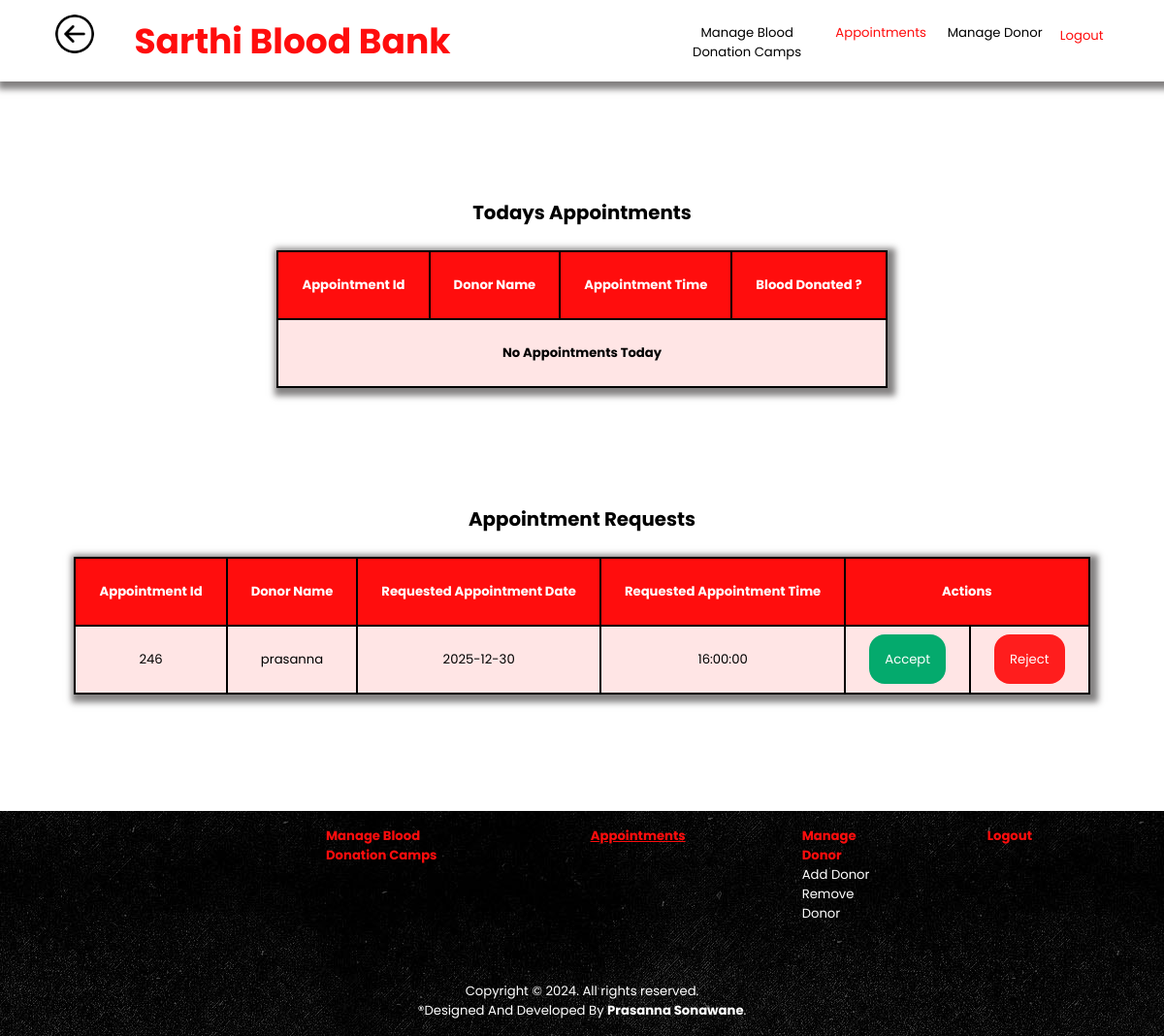
Screenshot of /admin_manage_appointments.php (signed in) with the database file from the repository.
### tables this page shows
CREATE TABLE `appointments` (`appointment_id` INT NOT NULL , `appointment_date` DATE NOT NULL ,`appointment_time` TIME NOT NULL,`donor_id` INT NOT NULL , `donor_name` VARCHAR(100) NOT NULL , `status` VARCHAR(50) NOT NULL ,`donated` VARCHAR(10)NOT NULL,`appointment_request_time` TIMESTAMP NOT NULL, PRIMARY KEY (`appointment_id`));

### admin_manage_appointments.php (the view, shortened to what this page needs)
<!DOCTYPE html>
<html lang="en">
    <head>
        <link rel="stylesheet" type="text/css" href="css/style.css">
        <link rel="stylesheet" type="text/css" href="css/tables.css">
        <link rel="stylesheet" type="text/css" href="css/admin.css">
        <link rel="stylesheet" type="text/css" href="css/footer.css">
    </head>
    <body>
        <header>
            <?php
            include "admin_header.php";
            ?>
        </header>
        <main>
            <table id='Appointments_today'>
            <caption>
                <h2>Todays Appointments</h2>
            </caption>
            <thead>
                <tr>
                    <th>Appointment Id</th>
                    <th>Donor Name</th>
                    <th>Appointment Time</th>
                    <th colspan="2">Blood Donated ?</th>
                </tr>
            </thead>
            <tbody>
                    <?php
                    include 'db_connection.php';
                    try {
                        $status='Approved';
                        $date= date('y-m-d');
                        $donated = 'Pending';
                        $q = "SELECT * FROM `appointments` WHERE `status`='$status' AND `appointment_date`='$date' AND `donated`='$donated'";
                        $res = $conn->query($q);
                        $cnt=$res->rowCount();
                        if($cnt!=0){
                            while ($row = $res->fetch()) {
                                echo"<tr>
                                <td>" . $row['appointment_id'] . "</td>
                                <td>" . $row['donor_name'] . "</td>
                                <td>" . $row['appointment_time'] . "</td>
                                <td><a href='admin_appointment_success.php?id=" . $row['appointment_id'] . "' class='edit'>Success</a></td> <td>
                                <a href='admin_appointment_failure.php?id=" . $row['appointment_id'] . "' class='remove'>Failure</a></td>
                                </tr>
                                ";
                            }
                        }
                        else{
                            echo "<tr>
                            <td colspan='4'>
                            <strong>No Appointments Today</strong>
                            </td></tr>";
                        }
                    } catch (PDOException $e) {
                        echo $e->getMessage();
                    }
                    ?>
                </tbody>
            </table>
            <table id="Appointments">
                <caption>
                    <h2>Appointment Requests</h2>
                </caption>
                <thead>
                    <tr>
                        <th>Appointment Id</th>
                        <th>Donor Name</th>
                        <th>Requested Appointment Date</th>
                        <th>Requested Appointment Time</th>
                        <th colspan="2">Actions</th>
                    </tr>
                </thead>
                <tbody>
                    <?php
                    try {
                        $status='Pending';
                        $q = "SELECT * FROM `appointments` WHERE `status`='$status'";
                        $res = $conn->query($q);
                        $cnt=$res->rowCount();
                        if($cnt!=0){
                        while ($row = $res->fetch()) {
                            echo "
                            <tr>
                            <td>" . $row['appointment_id'] . "</td>
                                <td>" . $row['donor_name'] . "</td>
                                <td>" . $row['appointment_date'] . "</td>
                                <td>" . $row['appointment_time'] . "</td>
                            <td>
                                <a href='admin_accept_appointment.php?id=" . $row['appointment_id'] . "' class='edit'>Accept</a></td><td>
                                <a href='admin_reject_appointment.php?id=" . $row['appointment_id'] . "' class='remove'>Reject</a>
                                </td>
                            </tr>";
                        }
                    }
                    else{
                        echo "<tr>
                        <td colspan='5'>
                        <strong>No Requests for Appointments </strong>
                        </td></tr>";
                    }
                    } catch (PDOException $e) {
                        echo $e->getMessage();
                    }
                    ?>
                </tbody>
            </table>
        </main>
        <footer>
            <?php
            include "admin_footer.php";
            ?>
        </footer>
    </body>
</html>

### css/style.css (style rules this page uses)
:root { --color: rgb(255, 13, 13); --border: 0.3vh solid black; --shadow: #221f1f8f 0.4vh 0.4vh 0.8vh 0.6vh; }
* { padding: 0; margin: 0; scroll-behavior: smooth; scroll-padding: 19vh; box-sizing: border-box; }
body { font-size: 1.1vw; font-family: Poppins, Poppin, sans-serif; min-height: 100%; min-width: 100%; text-align: center; }
header { background-color: white; min-width: 100%; min-height: 10vh; box-shadow: var(--shadow); display: flex; flex-direction: row; justify-content: space-around; align-items: center; margin-bottom: 5vh; z-index: 100; }
main { height: max-content; animation: bodytransition 1s; }
footer { background-image: url(../assets/images/footer_bg.jpg); color: white; padding: 2vh; height: fit-content; }

### css/tables.css (style rules this page uses)
table { animation:bounce 1s ; border: var(--border); border-collapse: collapse; margin: 15vh auto; text-align: center; box-shadow: var(--shadow); }
caption { padding-bottom: 3vh; }
thead { background-color: var(--color); color: white; }
tbody { background-color:rgb(255, 229, 229); }
th, td { border: var(--border); padding: 3vh; }

### css/admin.css (style rules this page uses)
.edit { text-decoration: none; color:white; background-color: #04AA6D; padding:2vh; border-radius: 2vh; margin-bottom: 1vh; }
.remove { text-decoration: none; background-color: rgb(255, 29, 29); color: white; padding:2vh; border-radius: 2vh; }

### rows the page displays
appointments: appointment_id "246", donor_name "prasanna", appointment_date "2025-12-30", appointment_time "16:00:00"
